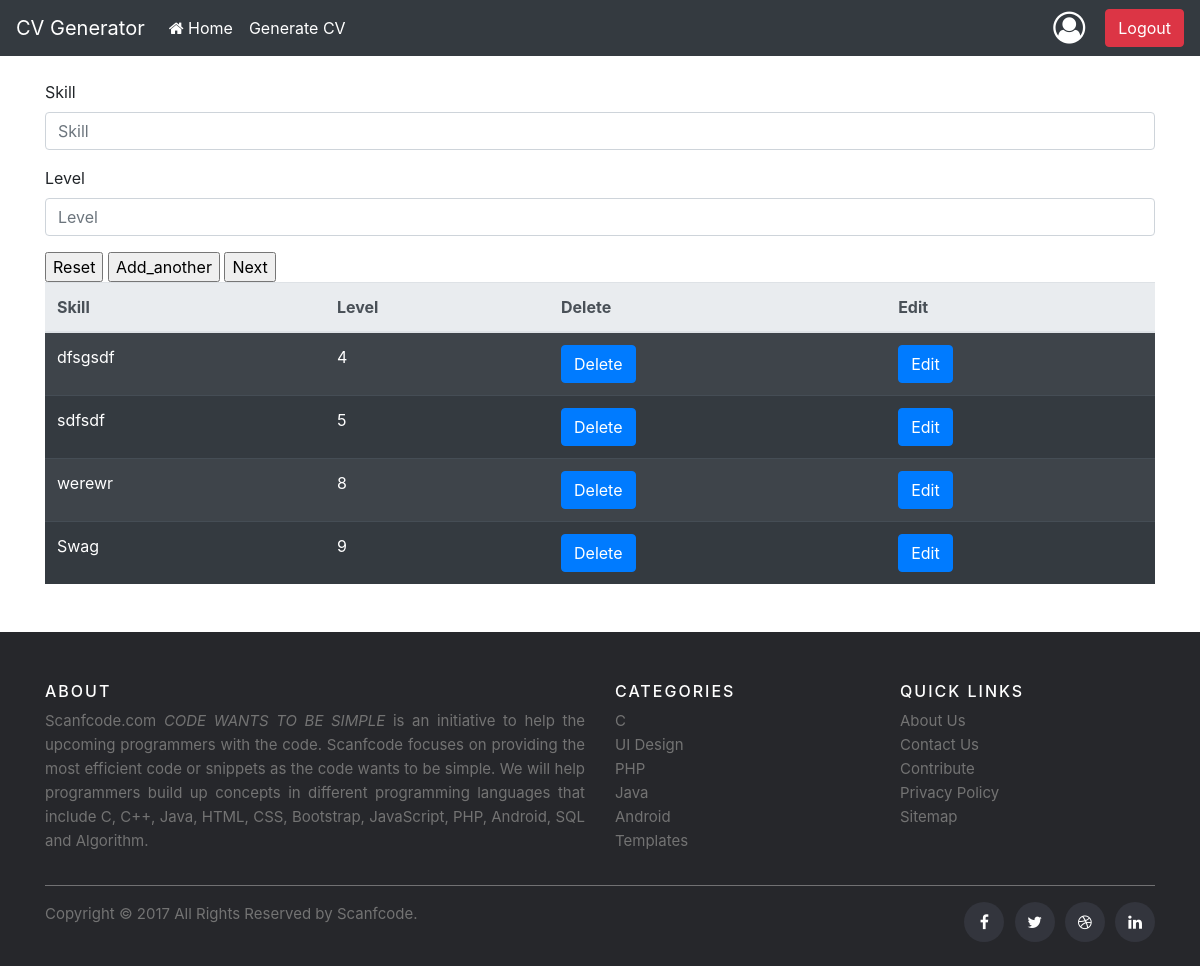
Page /skill_view/3/ on the earlier database version.
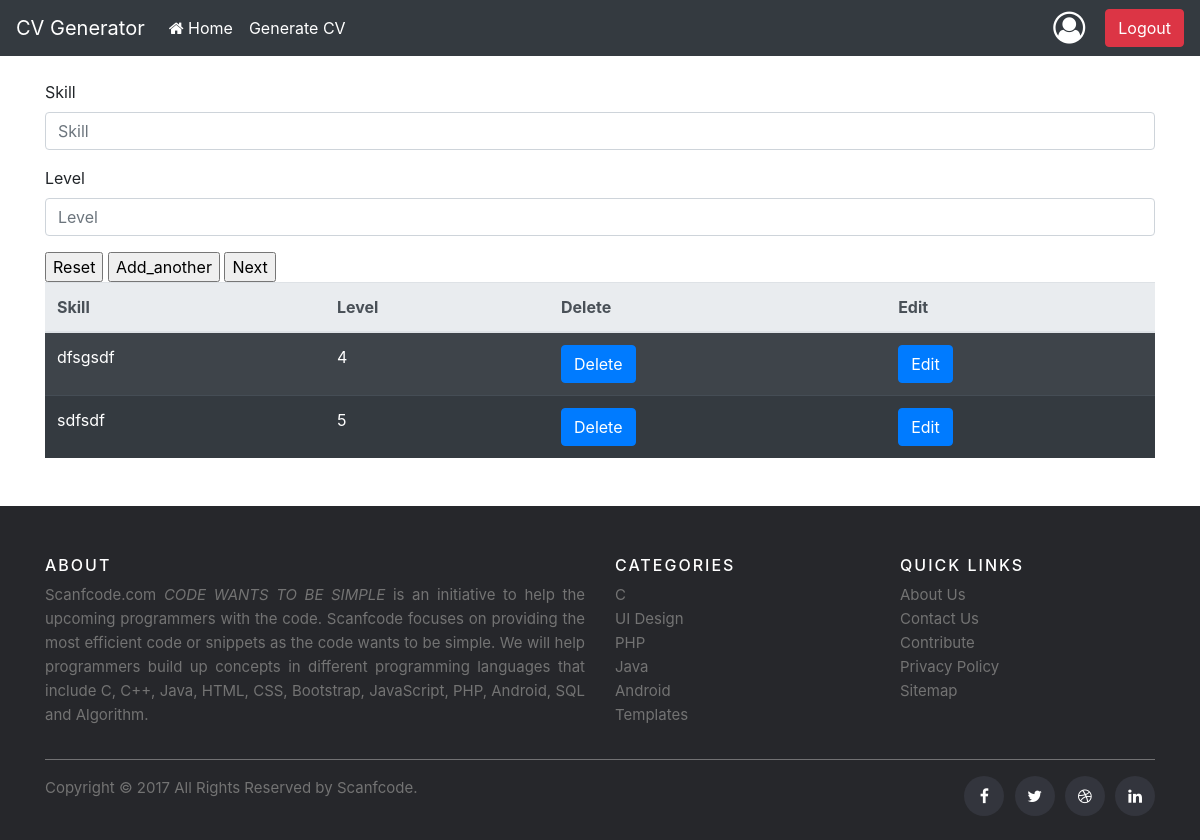
Same page on the later database version.
### cvsite/models.py (models this page shows)
class Skill(models.Model):
    skill = models.CharField(max_length=100)
    level = models.CharField(max_length=50)
    data = models.ForeignKey(Data, on_delete=models.CASCADE)

### cvsite/views.py (the view, shortened to what this page needs)
# urls.py: path('skill_view/<data>/', skill_view, name='skill'),
def skill_view(request, data=None):
    myskill = Skill.objects.all().filter(data=data)
    if 'next' in request.POST:
        if request.method == 'POST':
            form = SkillForm(request.POST)
            if form.is_valid():
                sk = form.save(commit=False)
                sk.data_id = data
                sk.save()
                return redirect('experience', data=data)
    else:
        form = SkillForm()
    return render(request, 'form_skill.html', {'form': form, 'mysk': myskill, })

### cvsite/forms.py
class SkillForm(forms.ModelForm):
    class Meta:
        model = Skill
        fields = '__all__'
        exclude = ['data']

### templates/form_skill.html (shortened to what this page needs)
{% extends 'base.html' %}
{% load bootstrap4 %}
{% block content %}
    <form action="" method="post">
    {% bootstrap_form form %}
    <input type="reset" value="Reset" />
    <input type="submit" name="add" value="Add_another" />
    <input type="submit" name="next" value="Next" />
    </form>
    <table class="table table-striped table-dark">
    <thead class="thead-light">
        <tr>
        <th>Skill</th>
        <th>Level</th>
        <th>Delete</th>
        <th>Edit</th>
        </tr>
    </thead>
        {% for element in mysk %}
            <tr>
            <td>{{ element.skill }}</td>
            <td>{{ element.level }}</td>
            <td><a name="css" href="{% url 'skill_delete' data=element.data_id pk=element.id %}"
                   class="btn btn-primary btn-xs">Delete</a></td>
            <td><a name="css" href="{% url 'skill_edit' data=element.data_id pk=element.id %}"
                   class="btn btn-primary btn-xs">Edit</a></td>
            </tr>
        {% endfor %}
    </table>
{% endblock %}

Differences in the rows shown:
removed Skill: skill "werewr", level "8"
removed Skill: skill "Swag", level "9"
